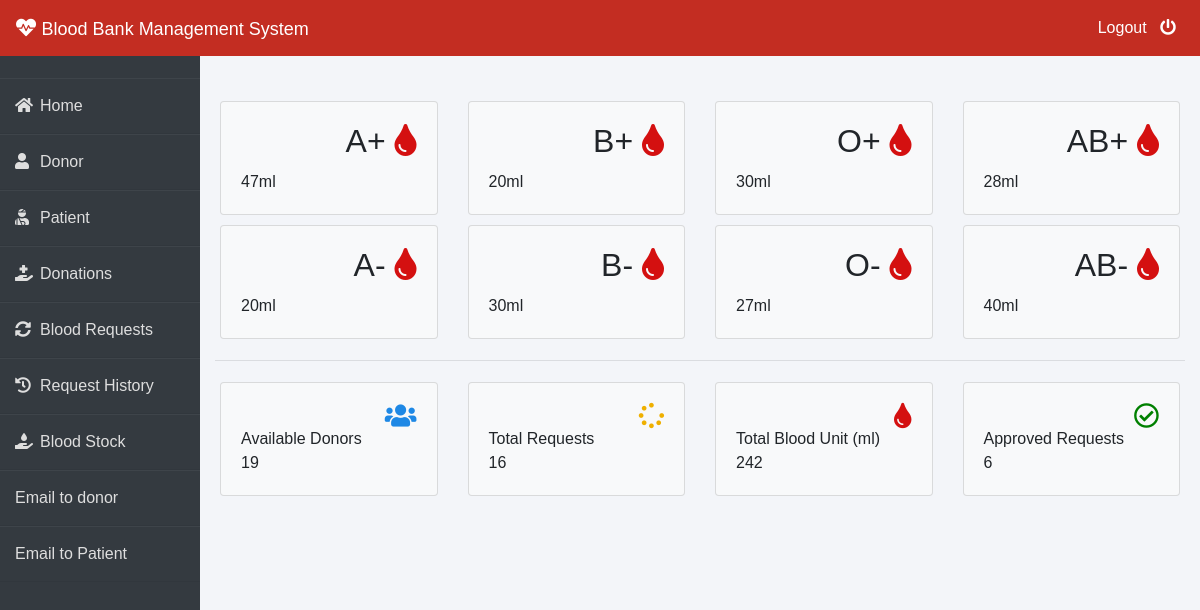
The app's page /admin-dashboard (signed in) with its own data.
### blood/models.py (models this page shows, shortened)
class Stock(models.Model):
    bloodgroup=models.CharField(max_length=10)
    unit=models.PositiveIntegerField(default=0)

### blood/views.py (the view)
# urls.py: path('admin-dashboard', views.admin_dashboard_view,name='admin-dashboard'),
@login_required(login_url='adminlogin')
def admin_dashboard_view(request):
    totalunit=models.Stock.objects.aggregate(Sum('unit'))
    dict={
        'A1':models.Stock.objects.get(bloodgroup="A+"),
        'A2':models.Stock.objects.get(bloodgroup="A-"),
        'B1':models.Stock.objects.get(bloodgroup="B+"),
        'B2':models.Stock.objects.get(bloodgroup="B-"),
        'AB1':models.Stock.objects.get(bloodgroup="AB+"),
        'AB2':models.Stock.objects.get(bloodgroup="AB-"),
        'O1':models.Stock.objects.get(bloodgroup="O+"),
        'O2':models.Stock.objects.get(bloodgroup="O-"),
        'totaldonors':dmodels.Donor.objects.all().count(),
        'totalbloodunit':totalunit['unit__sum'],
        'totalrequest':models.BloodRequest.objects.all().count(),
        'totalapprovedrequest':models.BloodRequest.objects.all().filter(status='Approved').count()
    }
    return render(request,'blood/admin_dashboard.html',context=dict)

### templates/blood/admin_dashboard.html
{% extends 'blood/adminbase.html' %}
{% block content %}
<br><br>
<div class="container">
    <div class="row">
        <div class="col-sm-3">
          <div class="card bg-light">
            <div class="card-body">
                <div class="blood">
                    <h2>A+ <i class="fas fa-tint" ></i></h2>
                </div><br><br>
                <div>
                    {{A1.unit}}ml
                </div>
            </div>
          </div>
        </div>
        <div class="col-sm-3">
            <div class="card bg-light">
                <div class="card-body">
                    <div class="blood">
                        <h2>B+ <i class="fas fa-tint"></i></h2>
                    </div><br><br>
                    <div>
                      {{B1.unit}}ml
                    </div>
                </div>
              </div>
        </div>
        <div class="col-sm-3">
            <div class="card bg-light">
                <div class="card-body">
                    <div class="blood">
                        <h2>O+ <i class="fas fa-tint"></i></h2>
                    </div><br><br>
                    <div>
                      {{O1.unit}}ml
                    </div>
                </div>
              </div>
          </div>
          <div class="col-sm-3">
            <div class="card bg-light">
                <div class="card-body">
                    <div class="blood">
                        <h2>AB+ <i class="fas fa-tint"></i></h2>
                    </div><br><br>
                    <div>
                      {{AB1.unit}}ml
                    </div>
                </div>
              </div>
          </div>
      </div>
      <div class="row">
        <div class="col-sm-3">
          <div class="card bg-light">
            <div class="card-body">
                <div class="blood">
                    <h2>A- <i class="fas fa-tint"></i></h2>
                </div><br><br>
                <div>
                  {{A2.unit}}ml
                </div>
            </div>
          </div>
        </div>
        <div class="col-sm-3">
            <div class="card bg-light">
                <div class="card-body">
                    <div class="blood">
                        <h2>B- <i class="fas fa-tint"></i></h2>
                    </div><br><br>
                    <div>
                      {{B2.unit}}ml
                    </div>
                </div>
              </div>
        </div>
        <div class="col-sm-3">
            <div class="card bg-light">
                <div class="card-body">
                    <div class="blood">
                        <h2>O- <i class="fas fa-tint"></i></h2>
                    </div><br><br>
                    <div>
                      {{O2.unit}}ml
                    </div>
                </div>
              </div>
          </div>
          <div class="col-sm-3">
            <div class="card bg-light">
                <div class="card-body">
                    <div class="blood">
                        <h2>AB- <i class="fas fa-tint"></i></h2>
                    </div><br><br>
                    <div>
                      {{AB2.unit}}ml
                    </div>
                </div>
              </div>
          </div>
      </div>
<hr>
    <div class="row">
      <div class="col-sm-3">
        <div class="card bg-light">
          <div class="card-body">
              <div class="blood">
                  <i class="fas fa-users" style="color: #1e88e5;"></i>
              </div><br>
              <div>
                  Available Donors <br>
                  {{totaldonors}}
              </div>
          </div>
        </div>
      </div>
      <div class="col-sm-3">
          <div class="card bg-light">
              <div class="card-body">
                  <div class="blood">
                      <i class="fas fa-spinner" style="color:#efb000;"></i>
                  </div><br>
                  <div>
                      Total Requests <br>
                     {{totalrequest}}
                  </div>
              </div>
            </div>
      </div>
        <div class="col-sm-3">
          <div class="card bg-light">
              <div class="card-body">
                  <div class="blood">
                      <i class="fas fa-tint xyz" style="color:#d41010;"></i>
                  </div><br>
                  <div>
                      Total Blood Unit (ml) <br>
                      {{totalbloodunit}}
                  </div>
              </div>
            </div>
        </div>
        <div class="col-sm-3">
            <div class="card bg-light">
                <div class="card-body">
                    <div class="blood">
                        <i class="far fa-check-circle" style="color:green;"></i>
                    </div><br>
                    <div>
                        Approved Requests <br>
                        {{totalapprovedrequest}}
                    </div>
                </div>
              </div>
          </div>
    </div>
</div>
{% endblock content %}

### templates/blood/adminbase.html (style rules this page uses)
.row { padding: 5px; }
.fa-tint { color: #d41010 }
.blood { float: right; }
.fa-users { color: blue; font-size: 3ex; }
.fa-spinner { color: blue; font-size: 3ex; }
.fa-check-circle { color: blue; font-size: 3ex; }
.xyz { color: blue; font-size: 3ex; }
* { margin: 0; padding: 0; box-sizing: border-box; list-style: none; text-decoration: none; font-family: 'Josefin Sans', sans-serif; }
body { background-color: #f3f5f9; }

### records on screen
Stock: unit "47"
Stock: unit "20"
Stock: unit "30"
Stock: unit "28"
Stock: unit "20"
Stock: unit "30"
Stock: unit "27"
Stock: unit "40"

### other values on screen
{{ totaldonors }} "19"
{{ totalrequest }} "16"
{{ totalbloodunit }} "242"
{{ totalapprovedrequest }} "6"
